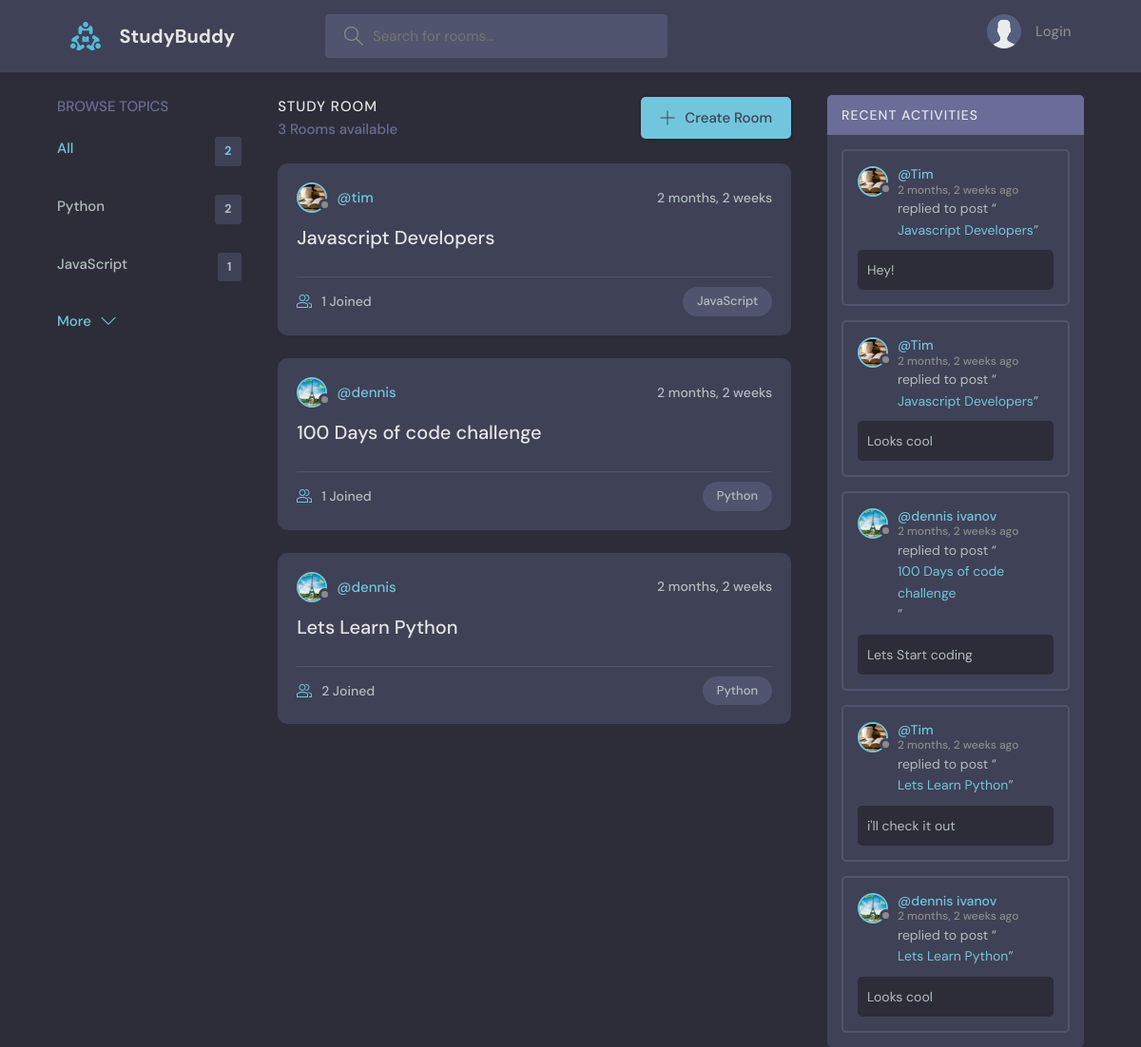
The page / on the database its author committed.
### base/models.py (models this page shows, shortened)
class Topic(models.Model):
    name = models.CharField(max_length=200)

class Room(models.Model):
    host = models.ForeignKey(User, on_delete=models.SET_NULL, null=True)
    topic =models.ForeignKey(Topic, on_delete=models.SET_NULL, null=True)
    name = models.CharField(max_length=200)
    description = models.TextField(null=True, blank=True)
    participants= models.ManyToManyField(User, related_name='paticipants', blank=True)
    created = models.DateTimeField(auto_now=True)
    updated = models.DateTimeField(auto_now_add=True)
    class Meta:
        ordering = ['-updated', '-created']
    def __str__(self):
        return self.name

class User(AbstractUser):
    name = models.CharField(max_length=200, null=True)
    email = models.EmailField( unique=True, null=True)
    bio = models.TextField(null=True)
    avatar = models.ImageField(null=True, default="avatar.svg")
    USERNAME_FIELD = 'email'
    REQUIRED_FIELDS = []

class Message(models.Model):
    user = models.ForeignKey(User, on_delete=models.CASCADE)
    room = models.ForeignKey(Room, on_delete=models.CASCADE)
    body = models.TextField()
    created = models.DateTimeField(auto_now=True)
    updated = models.DateTimeField(auto_now_add=True)
    class Meta:
        ordering = ['-updated', '-created']

### base/views.py (the view)
# urls.py: path('',views.home,name="home"),
def home(request):
    q = request.GET.get('q') if request.GET.get('q') != None else ''
    rooms = Room.objects.filter(
        Q(topic__name__icontains=q) |
        Q(name__icontains = q)  |
        Q(description__icontains = q))
    rooms_count = rooms.count()
    topics = Topic.objects.all()[0:5]
    room_message = Message.objects.filter(Q(room__topic__name__icontains=q))
    context = {'rooms':rooms, 'topics':topics, 'rooms_count':rooms_count,
    'room_message':room_message}
    return render(request, 'base/home.html',context)

### base/templates/base/home.html (shortened to what this page needs)
{% extends "main.html" %}
{% block content %}
<main class="layout layout--3">
  <div class="container">
    {% include "base/topics_component.html" %}
    <div class="roomList">
      <div class="roomList__header">
        <div>
          <h2>Study Room</h2>
          <p>{{rooms_count}} Rooms available</p>
        </div>
        <a class="btn btn--main" href="{% url "create-room" %}">
          <svg version="1.1" xmlns="http://www.w3.org/2000/svg" width="32" height="32" viewBox="0 0 32 32">
            <title>add</title>
            <path
              d="M16.943 0.943h-1.885v14.115h-14.115v1.885h14.115v14.115h1.885v-14.115h14.115v-1.885h-14.115v-14.115z"
            ></path>
          </svg>
          Create Room
        </a>
      </div>
      {% include "base/feed_component.html" %}
    </div>
    {% include "base/activity_component.html" %}
  </div>
</main>
{% endblock content %}

### base/templates/base/topics_component.html
<div class="topics">
    <div class="topics__header">
      <h2>Browse Topics</h2>
    </div>
    <ul class="topics__list">
      <li>
        <a href="{% url 'home' %}" class="active">All <span>{{topics.count}}</span></a>
      </li>
       {% for topic in  topics %}
      <li>
        <a href="{% url 'home' %}?q={{topic.name}}">{{topic.name}}<span>{{topic.room_set.all.count}}</span></a>
      </li>
      {% endfor %}
    </ul>
    <a class="btn btn--link" href="{% url 'topics' %}">
      More
      <svg version="1.1" xmlns="http://www.w3.org/2000/svg" width="32" height="32" viewBox="0 0 32 32">
        <title>chevron-down</title>
        <path d="M16 21l-13-13h-3l16 16 16-16h-3l-13 13z"></path>
      </svg>
    </a>
</div>

### base/templates/base/feed_component.html (shortened to what this page needs)
{% for room in rooms  %}
<div class="roomListRoom">
        <div class="roomListRoom__header">
          <a href="{% url 'user-profile' room.host.id %}" class="roomListRoom__author">
            <div class="avatar avatar--small">
              <img src="{{room.host.avatar.url}}" />
            </div>
            <span>@{{room.host.username}}</span>
          </a>
          <div class="roomListRoom__actions">
            <span>{{room.created|timesince}}</span>
          </div>
        </div>
        <div class="roomListRoom__content">
          <a href="{% url 'room' room.id %}">{{room.name}}</a>
        </div>
        <div class="roomListRoom__meta">
          <a href="{% url 'room' room.id %}" class="roomListRoom__joined">
            {{room.participants.all.count}} Joined
          </a>
          <p class="roomListRoom__topic">{{room.topic.name}}</p>
        </div>
</div>
{% endfor %}

### base/templates/base/activity_component.html (shortened to what this page needs)
<div class="activities">
    <div class="activities__header">
      <h2>Recent Activities</h2>
    </div>
    {% for message  in room_message %}
    <div class="activities__box">
      <div class="activities__boxHeader roomListRoom__header">
        <a href="{% url 'user-profile' message.user.id %}" class="roomListRoom__author">
          <div class="avatar avatar--small">
            <img src="{{message.user.avatar.url}}" />
          </div>
          <p>
            @{{message.user.name}}
            <span>{{message.created|timesince}} ago</span>
          </p>
        </a>
      </div>
      <div class="activities__boxContent">
        <p>replied to post “<a href="{% url 'room' message.user.id %}">{{message.room}}</a>”</p>
        <div class="activities__boxRoomContent">
        {{message.body}}
        </div>
      </div>
    </div>
    {% endfor %}
</div>

### rows shown on the page
Topic: name "Python", room_set.all.count "2"
Topic: name "JavaScript", room_set.all.count "1"
Room: host.avatar (picture), host.username "tim", created "2 months, 2 weeks", name "Javascript Developers", participants.all.count "1", topic.name "JavaScript"
Room: host.avatar (picture), host.username "dennis", created "2 months, 2 weeks", name "100 Days of code challenge", participants.all.count "1", topic.name "Python"
Room: host.avatar (picture), host.username "dennis", created "2 months, 2 weeks", name "Lets Learn Python", participants.all.count "2", topic.name "Python"
Message: user.avatar (picture), user.name "Tim", created "2 months, 2 weeks", room "Javascript Developers", body "Hey!"
Message: user.avatar (picture), user.name "Tim", created "2 months, 2 weeks", room "Javascript Developers", body "Looks cool"
Message: user.avatar (picture), user.name "dennis ivanov", created "2 months, 2 weeks", room "100 Days of code challenge", body "Lets Start coding"
Message: user.avatar (picture), user.name "Tim", created "2 months, 2 weeks", room "Lets Learn Python", body "i'll check it out"
Message: user.avatar (picture), user.name "dennis ivanov", created "2 months, 2 weeks", room "Lets Learn Python", body "Looks cool"

### other values the page prints
{{ topics.count }} "2"
{{ rooms_count }} "3"
